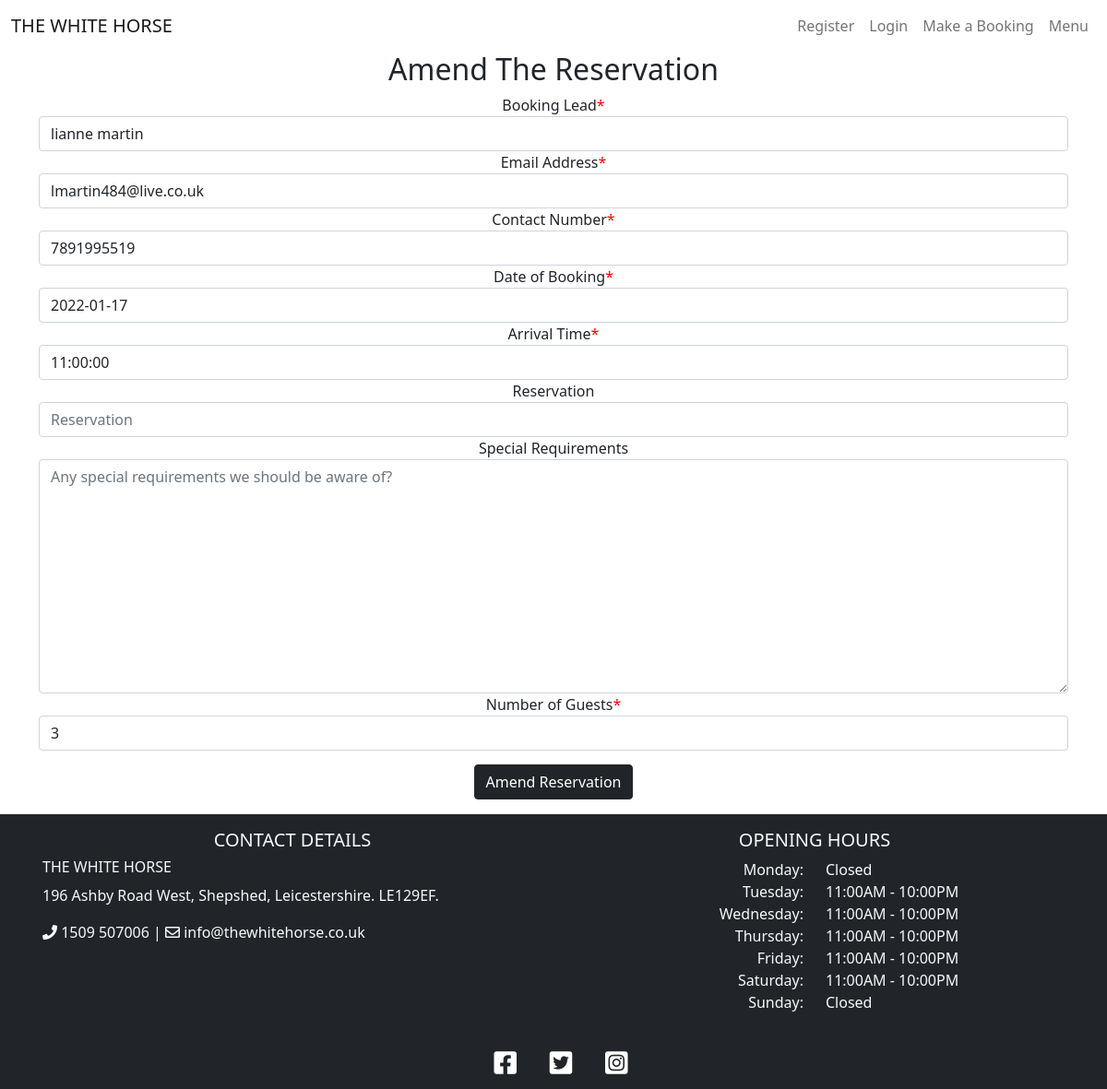
/amend/2, run on the app's committed database.
### booking/models.py (models this page shows, shortened)
class Booking(models.Model):
    user = models.ForeignKey(User, on_delete=models.CASCADE)
    lead = models.CharField(max_length=200, blank=False)
    email = models.CharField(max_length=200, blank=False)
    mobile = models.IntegerField(blank=False)
    date = models.DateField(blank=False)
    time = models.TimeField(blank=False)
    arrival = models.DateTimeField(blank=True, null=True)
    notes = models.TextField(max_length=200)
    guests = models.PositiveIntegerField(blank=False)
    status = models.IntegerField(choices=STATUS, default=0)
    class Meta:
        ordering = ['-date']

### booking/views.py (the view)
# urls.py: path('amend/<reservation_id>', views.amend_reservation, name='amend'),
def amend_reservation(request, reservation_id):
    reservation = get_object_or_404(Booking, id=reservation_id)
    context = {
        "lead": reservation.lead,
        "email": reservation.email,
        "mobile": reservation.mobile,
        "date": reservation.date,
        "time": reservation.time,
        "notes": reservation.notes,
        "guests": reservation.guests
    }
    if request.method == 'POST':
        form_data = {
            "lead": request.POST.get('lead'),
            "email": request.POST.get('email'),
            "mobile": request.POST.get('mobile'),
            "date": request.POST.get('date'),
            "time": request.POST.get('time'),
            "notes": request.POST.get('notes'),
            "guests": request.POST.get('guests')
        }
        booking_form = BookingForm(form_data)
        if booking_form.is_valid():
            reservation.delete()
            current_booking = booking_form.save(commit=False)
            current_booking.user = request.user
            current_booking.save()
            return redirect(reverse("reservations"))
        else:
            return render(request, 'amend_booking.html', {
                "booking_form": BookingForm(context)
            })
    else:
        return render(request, 'amend_booking.html', {
                "booking_form": BookingForm(context)
            })

### templates/amend_booking.html (shortened to what this page needs)
{% extends "base.html" %}
{% block content %}
{% load crispy_forms_tags %}
<div class="container mb-3">
    <div class="row">
        <div class="col-lg-12 text-center">
            <h2>Amend The Reservation</h2>
            <form method="POST">
                {{ booking_form | crispy }}
                <button type="submit" class="btn btn-dark" value="Post">Amend Reservation</button>
            </form>
        </div>
    </div>
</div>
{%endblock%}

### static/css/style.css (style rules this page uses)
body { background-color: white; }
.site { display: flex; min-height: 100vh; flex-direction: column; }
#div_id_guests { padding-bottom: 15px; }
.asteriskField { color: red; }

### data on the page
Booking: lead "lianne martin", email "lmartin484@live.co.uk", mobile "7891995519", date "2022-01-17", time "11:00:00", guests "3"
